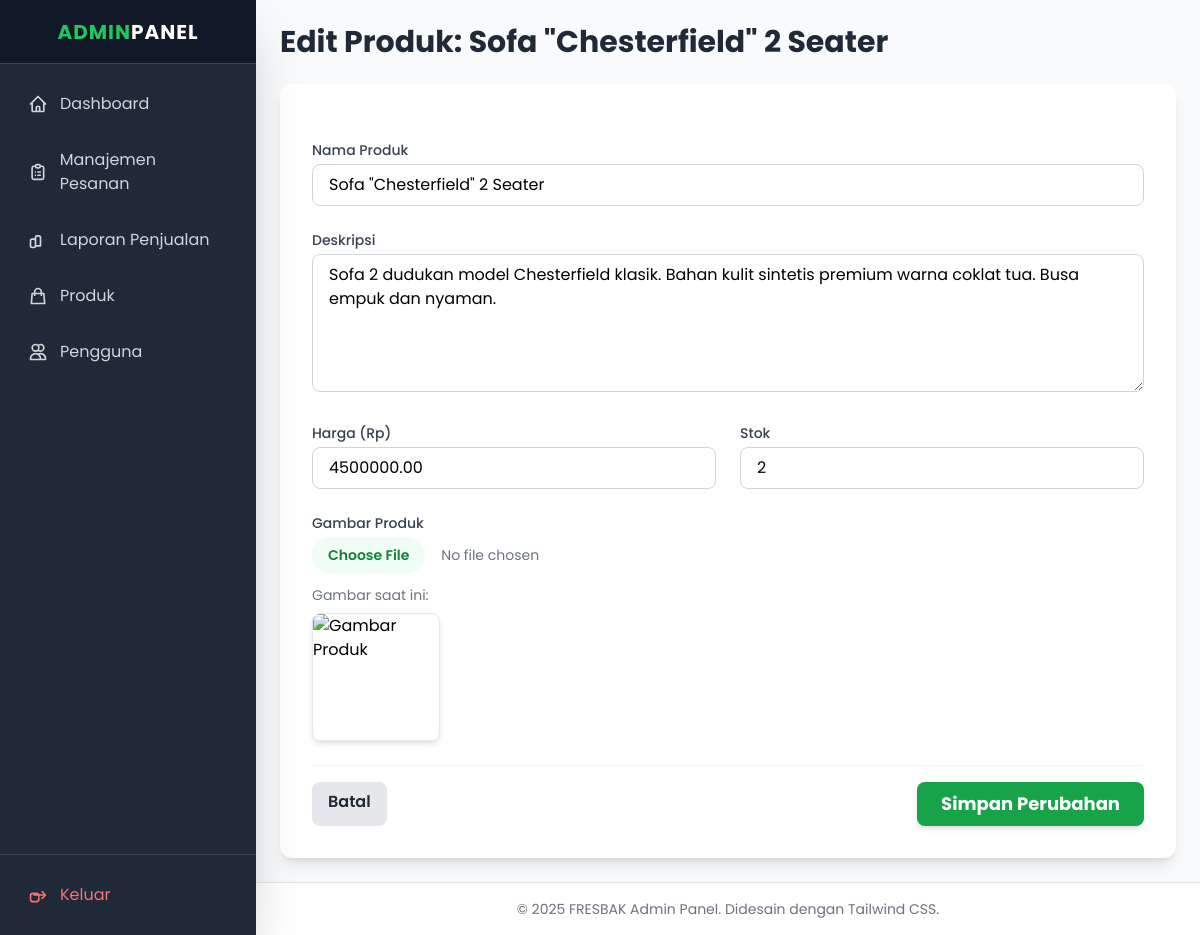
Before: /admin/product_form.php?action=edit&id=4 (signed in) with the older database file.
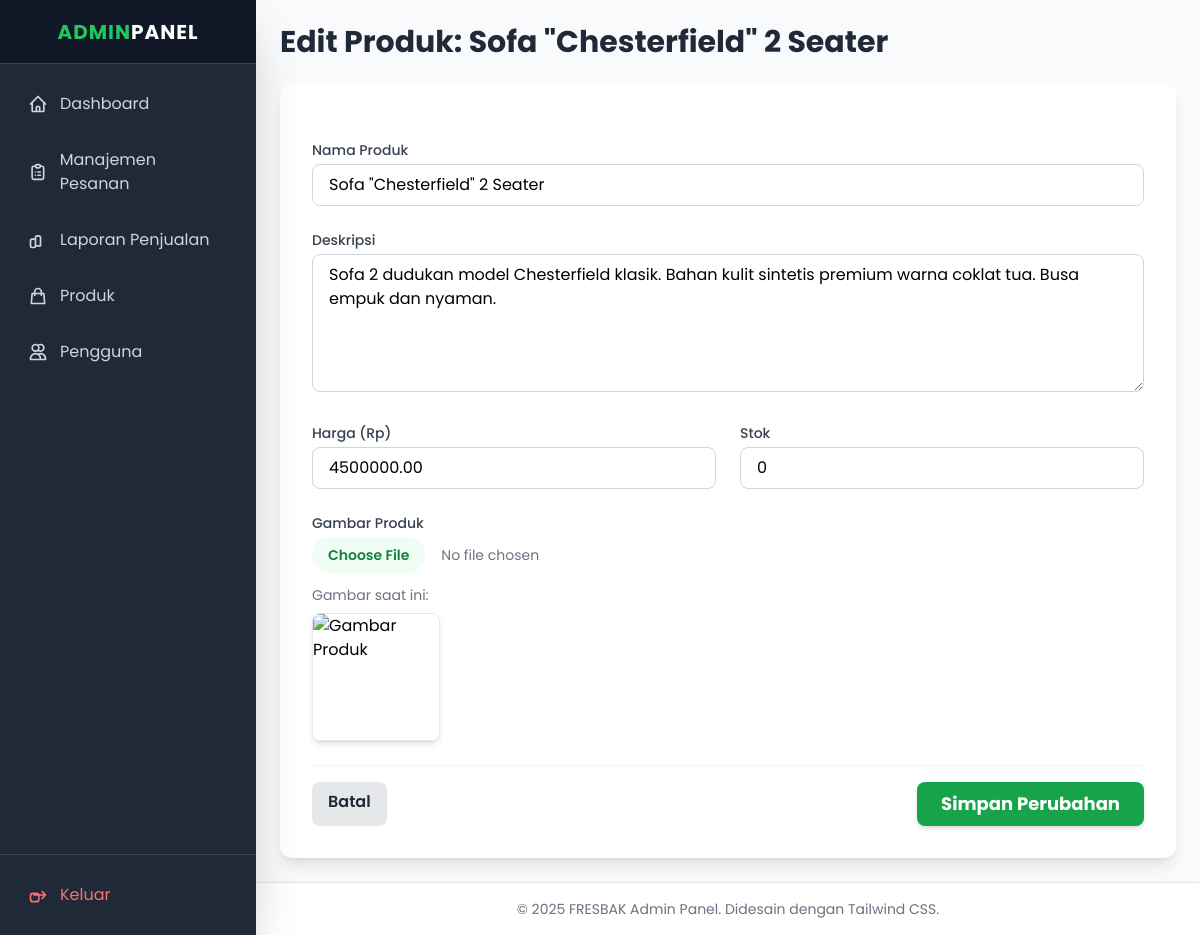
After: the same page with the newer database file.
### tables this page shows
CREATE TABLE `products` (
  `id` int NOT NULL,
  `name` varchar(255) NOT NULL,
  `description` text,
  `price` decimal(10,2) NOT NULL,
  `stock` int NOT NULL DEFAULT '0',
  `image` varchar(255) DEFAULT NULL,
  `created_at` timestamp NULL DEFAULT CURRENT_TIMESTAMP
);

### admin/product_form.php (the view, shortened to what this page needs)
<?php
include 'header_admin.php';
$is_edit = false;
$product = [
    'id' => null,
    'name' => '',
    'description' => '',
    'price' => '',
    'stock' => '',
    'image' => ''
];
if (isset($_GET['id'])) {
    $is_edit = true;
    $product_id = $_GET['id'];
    try {
        $stmt = $db->prepare("SELECT * FROM products WHERE id = ?");
        $stmt->execute([$product_id]);
        $fetched_product = $stmt->fetch(PDO::FETCH_ASSOC);
        if ($fetched_product) {
            $product = $fetched_product;
        } else {
            $error = "Produk tidak ditemukan.";
            $is_edit = false;
        }
    } catch (PDOException $e) {
        $error = "Gagal mengambil data produk: " . $e->getMessage();
    }
}
$title = $is_edit ? 'Edit Produk: ' . htmlspecialchars($product['name']) : 'Tambah Produk Baru';
?>
<h1 class="text-3xl font-bold text-gray-800 mb-6"><?= $title ?></h1>
<div class="bg-white p-8 rounded-xl shadow-lg">
    <form action="product_form.php<?= $is_edit ? '?id=' . $product['id'] : '' ?>" method="POST" enctype="multipart/form-data" class="space-y-6">
        <div>
            <label for="name" class="block text-sm font-medium text-gray-700 mb-1">Nama Produk</label>
            <input type="text" name="name" id="name" value="<?= htmlspecialchars($product['name']) ?>" required class="w-full px-4 py-2 border border-gray-300 rounded-lg focus:ring-green-500 focus:border-green-500 transition duration-150" placeholder="Contoh: Sofa Minimalis Ruang Tamu">
        </div>
        <div>
            <label for="description" class="block text-sm font-medium text-gray-700 mb-1">Deskripsi</label>
            <textarea name="description" id="description" rows="5" class="w-full px-4 py-2 border border-gray-300 rounded-lg focus:ring-green-500 focus:border-green-500 transition duration-150" placeholder="Jelaskan detail produk, bahan, ukuran, dan fitur utamanya."><?= htmlspecialchars($product['description']) ?></textarea>
        </div>
        <div class="grid grid-cols-1 md:grid-cols-2 gap-6">
            <div>
                <label for="price" class="block text-sm font-medium text-gray-700 mb-1">Harga (Rp)</label>
                <input type="number" name="price" id="price" value="<?= htmlspecialchars($product['price']) ?>" required min="0" class="w-full px-4 py-2 border border-gray-300 rounded-lg focus:ring-green-500 focus:border-green-500 transition duration-150" placeholder="Cth: 500000 (tanpa titik)">
            </div>
            <div>
                <label for="stock" class="block text-sm font-medium text-gray-700 mb-1">Stok</label>
                <input type="number" name="stock" id="stock" value="<?= htmlspecialchars($product['stock']) ?>" required min="0" class="w-full px-4 py-2 border border-gray-300 rounded-lg focus:ring-green-500 focus:border-green-500 transition duration-150" placeholder="Jumlah stok tersedia">
            </div>
        </div>
        <div>
            <label for="image" class="block text-sm font-medium text-gray-700 mb-1">Gambar Produk</label>
            <input type="file" name="image" id="image" accept="image/*" class="w-full text-sm text-gray-500 file:mr-4 file:py-2 file:px-4 file:rounded-full file:border-0 file:text-sm file:font-semibold file:bg-green-50 file:text-green-700 hover:file:bg-green-100">
            <?php if ($product['image']):
                $image_path = "../uploads/products/" . htmlspecialchars($product['image']);
                $image_src = file_exists($image_path) && !is_dir($image_path) ? $image_path : '../assets/placeholder.jpg';
            ?>
                <p class="mt-3 text-sm text-gray-500">Gambar saat ini:</p>
                <img src="<?= $image_src ?>" alt="Gambar Produk" class="mt-2 w-32 h-32 object-cover rounded-lg shadow-md border border-gray-200">
            <?php endif; ?>
        </div>
        <div class="pt-4 border-t border-gray-100 flex justify-between">
            <a href="products.php" class="bg-gray-200 hover:bg-gray-300 text-gray-800 font-semibold py-2 px-4 rounded-lg transition duration-150">Batal</a>
            <button type="submit" class="bg-green-600 hover:bg-green-700 text-white font-bold py-2 px-6 rounded-lg text-lg transition duration-300 shadow-md">
                <?= $is_edit ? 'Simpan Perubahan' : 'Tambah Produk' ?>
            </button>
        </div>
    </form>
</div>
<?php include 'footer_admin.php'; ?>

Changed rows visible on the page:
changed products "Edit Produk: Sofa \"Chesterfield\" 2 Seater": stock "2" → "0"
